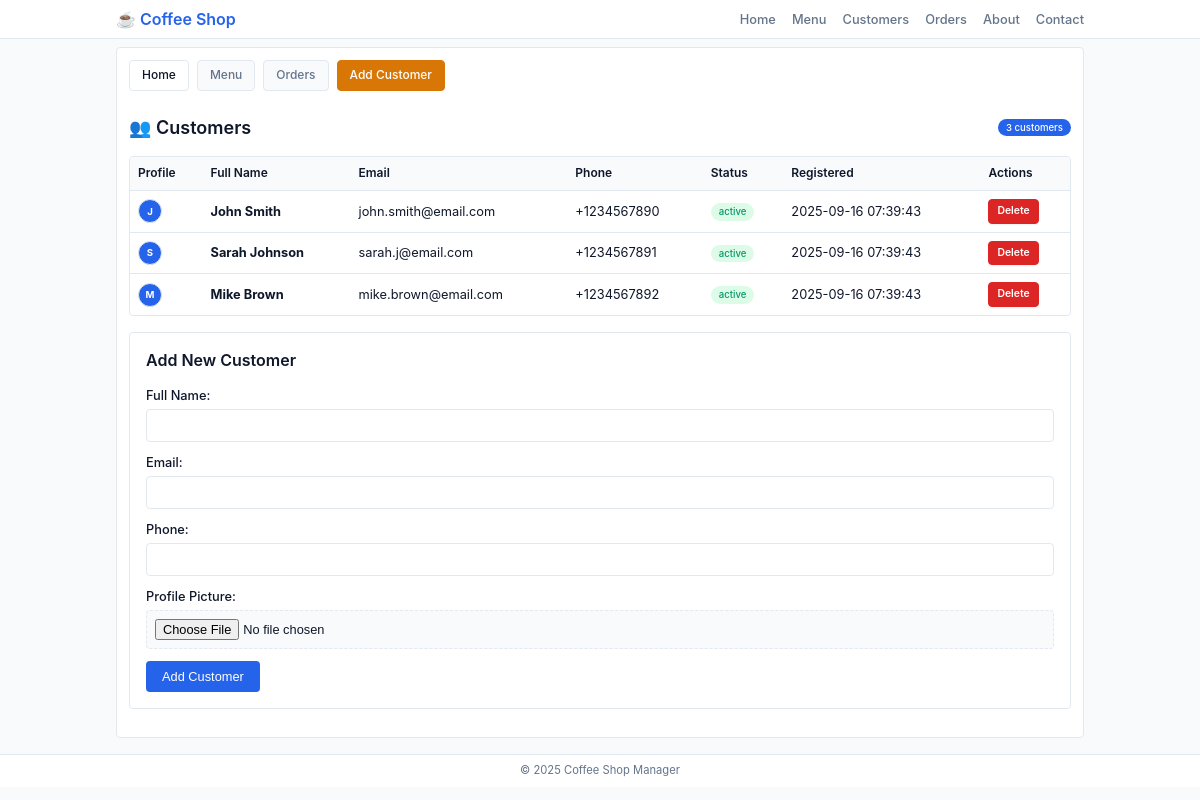
The page /users.php on the database its author committed.
### tables this page shows
CREATE TABLE IF NOT EXISTS users (
    id INT AUTO_INCREMENT PRIMARY KEY,
    fullname VARCHAR(100) NOT NULL,
    email VARCHAR(100) UNIQUE NOT NULL,
    phone VARCHAR(20),
    profile_picture VARCHAR(255),
    status ENUM('active', 'inactive') DEFAULT 'active',
    created_at TIMESTAMP DEFAULT CURRENT_TIMESTAMP,
    updated_at TIMESTAMP DEFAULT CURRENT_TIMESTAMP ON UPDATE CURRENT_TIMESTAMP
);

### db_model.php (the view, shortened to what this page needs)
<?php
$connection = mysqli_connect(DB_SERVER, DB_USER, DB_PASS, DB_NAME);
function display_all($sql, $table_type, $url = null)
{
    global $connection;
    $result = mysqli_query($connection, $sql);
    $rowCount = mysqli_num_rows($result);
    if ($rowCount > 0) {
        while ($row = mysqli_fetch_assoc($result)) {
            echo "<tr>";
            if ($table_type == 'products') {
                echo "<td>";
                if (file_exists("uploads/products/" . $row['id'] . ".jpg")) {
                    echo '<img src="uploads/products/' . $row['id'] . '.jpg" alt="Coffee Item" class="image-preview">';
                } else {
                    echo '<div class="image-preview no-image">No Image</div>';
                }
                echo "</td>";
                echo "<td><strong>" . htmlspecialchars($row['name']) . "</strong></td>";
                echo "<td>$" . htmlspecialchars($row['price']) . "</td>";
                echo "<td>" . htmlspecialchars($row['category']) . "</td>";
                echo "<td>" . htmlspecialchars($row['stock_quantity']) . "</td>";
                echo '<td><span class="badge badge-success">active</span></td>';
                echo "<td>" . date('Y-m-d H:i:s', strtotime($row['created_at'] ?? 'now')) . "</td>";
                if ($url) {
                    echo '<td><a href="' . $url . '?deleteid=' . $row['id'] . '" class="btn-delete" onclick="return confirm(\'Are you sure you want to delete this item?\');">Delete</a></td>';
                }
            } elseif ($table_type == 'users') {
                echo "<td>";
                if (file_exists("uploads/profiles/" . $row['id'] . ".jpg")) {
                    echo '<img src="uploads/profiles/' . $row['id'] . '.jpg" alt="Profile Picture" class="image-preview">';
                } else {
                    echo '<div class="avatar" style="background: var(--primary); display: flex; align-items: center; justify-content: center; color: white; font-weight: bold;">';
                    echo strtoupper(substr($row['fullname'], 0, 1));
                    echo '</div>';
                }
                echo "</td>";
                echo "<td><strong>" . htmlspecialchars($row['fullname']) . "</strong></td>";
                echo "<td>" . htmlspecialchars($row['email']) . "</td>";
                echo "<td>" . htmlspecialchars($row['phone'] ?? 'N/A') . "</td>";
                echo '<td><span class="badge badge-success">active</span></td>';
                echo "<td>" . date('Y-m-d H:i:s', strtotime($row['created_at'] ?? 'now')) . "</td>";
                if ($url) {
                    echo '<td><a href="' . $url . '?deleteid=' . $row['id'] . '" class="btn-delete" onclick="return confirm(\'Are you sure you want to delete this customer?\');">Delete</a></td>';
                }
            }
            echo "</tr>";
        }
    } else {
        return false;
    }
    return true;
}

### style.css (style rules this page uses)
:root { --primary: #2563eb; --secondary: #64748b; --surface: #ffffff; --background: #f8fafc; --text-primary: #0f172a; --text-secondary: #64748b; --border: #e2e8f0; --success: #059669; --warning: #d97706; --error: #dc2626; --shadow: 0 1px 2px 0 rgb(0 0 0 / 0.05); --radius: 4px; }
* { margin: 0; padding: 0; box-sizing: border-box; }
body { font-family: -apple-system, BlinkMacSystemFont, 'Segoe UI', Roboto, sans-serif; line-height: 1.4; color: var(--text-primary); background-color: var(--background); font-size: 13px; }
table td { padding: 0.5rem; border-bottom: 1px solid var(--border); vertical-align: middle; font-size: 0.8rem; }
table tr:last-child td { border-bottom: none; }
.avatar { width: 24px; height: 24px; border-radius: 50%; object-fit: cover; border: 1px solid var(--border); font-size: 0.6rem; }
.badge { display: inline-flex; align-items: center; padding: 0.125rem 0.5rem; font-size: 0.6rem; font-weight: 500; border-radius: 9999px; }
.badge-success { background: rgb(220 252 231); color: var(--success); }
table .btn-delete, a.btn-delete { display: inline-block !important; background: var(--error) !important; color: white !important; text-decoration: none !important; font-size: 0.65rem; font-weight: 600; padding: 0.25rem 0.5rem; border-radius: var(--radius); border: 1px solid var(--error); transition: all 0.2s; text-align: center; min-width: 45px; box-shadow: var(--shadow); }

### rows shown on the page
users: fullname "J", fullname "John Smith", email "john.smith@email.com", phone "+1234567890", created_at "2025-09-16 07:39:43"
users: fullname "S", fullname "Sarah Johnson", email "sarah.j@email.com", phone "+1234567891", created_at "2025-09-16 07:39:43"
users: fullname "M", fullname "Mike Brown", email "mike.brown@email.com", phone "+1234567892", created_at "2025-09-16 07:39:43"

### other values the page prints
$count['total'] "3"
